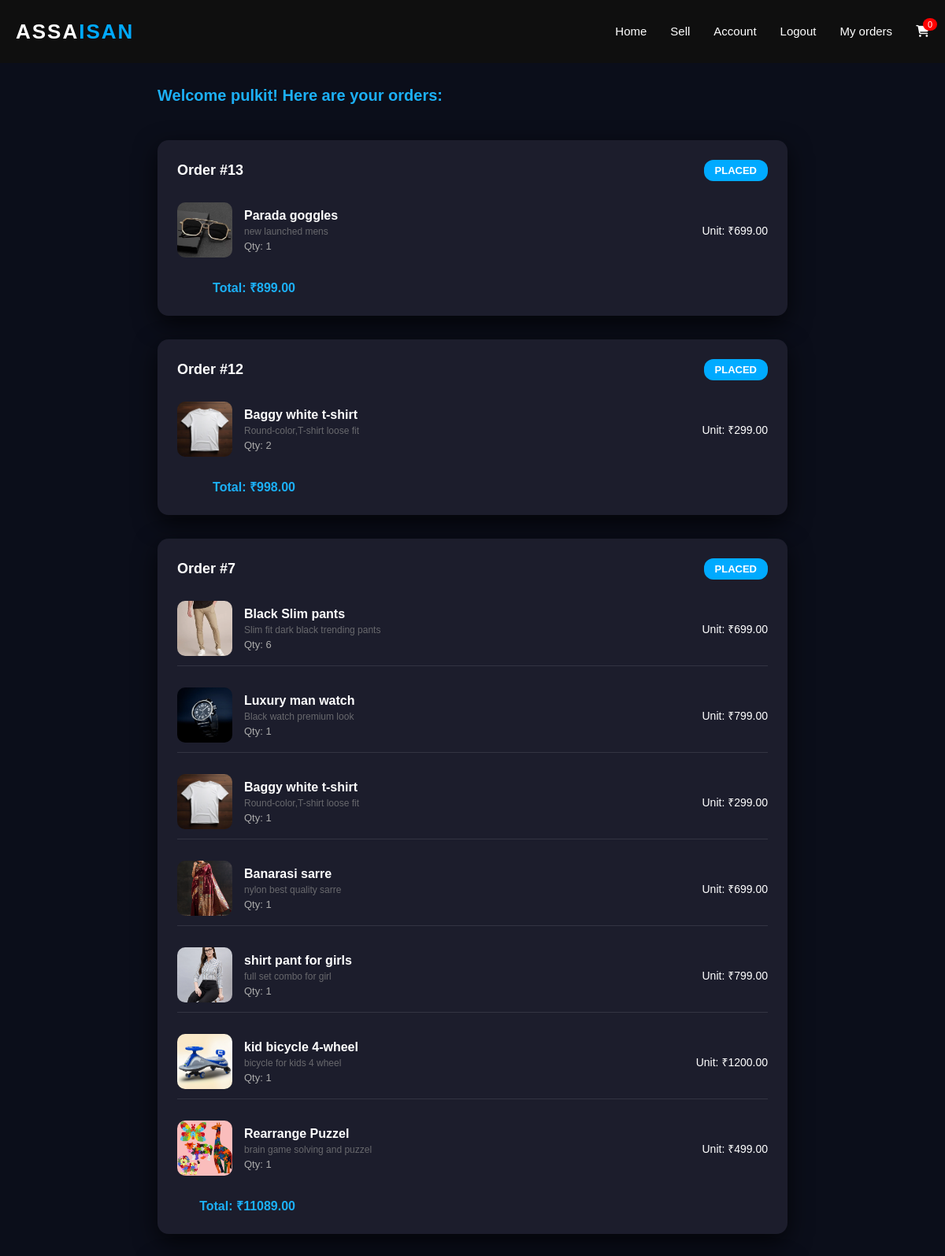
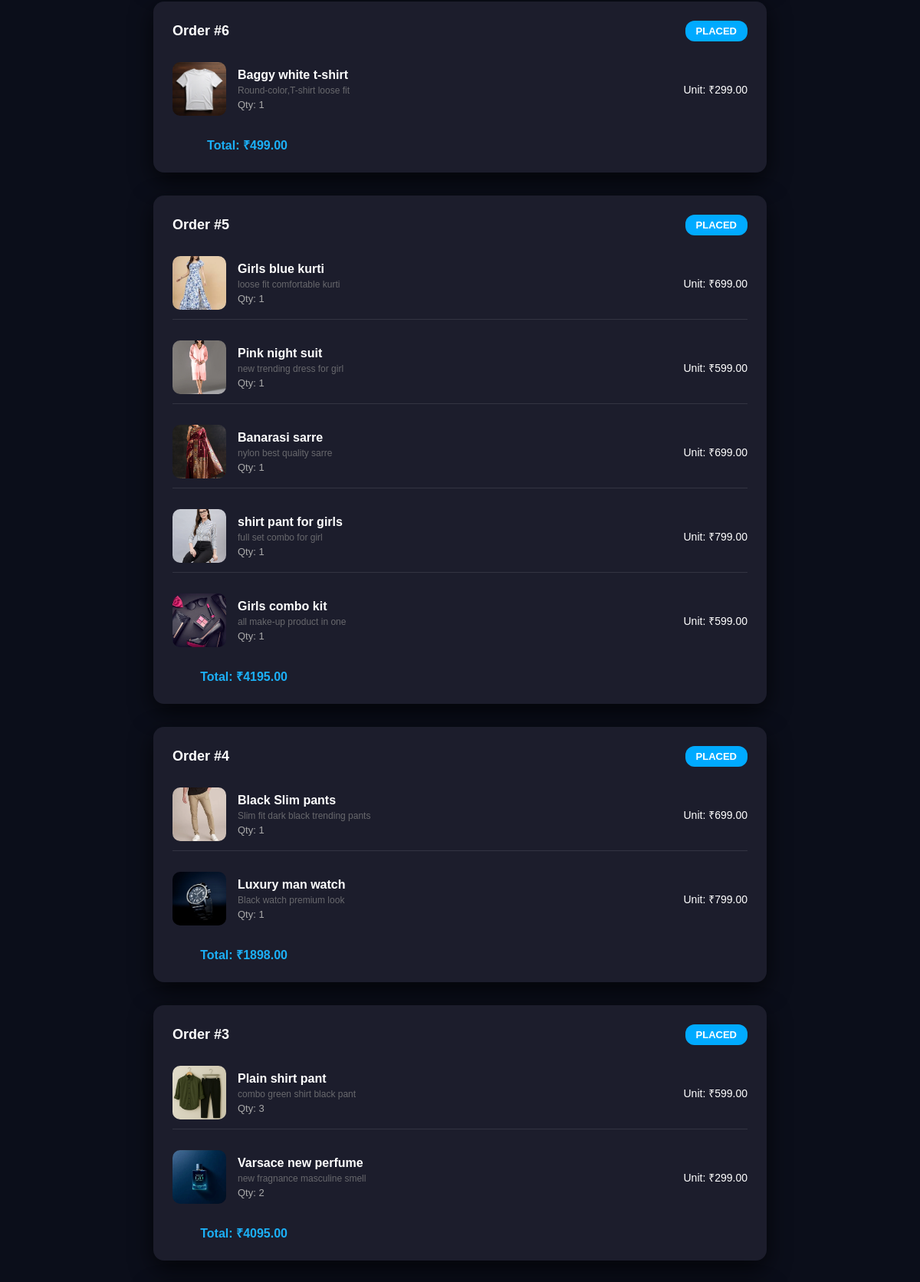
/my-orders/ (signed in, upper part), run on the app's committed database (2 pictures, top to bottom).
### shop/models.py (models this page shows, shortened)
class Order(models.Model):
    STATUS_CHOICES = [
        ("Pending", "Pending"),
        ("Placed", "Placed"),
        ("Shipped", "Shipped"),
        ("Delivered", "Delivered"),
        ("Cancelled", "Cancelled"),
    ]
    user = models.ForeignKey(User, on_delete=models.CASCADE)
    total_price = models.DecimalField(max_digits=10, decimal_places=2)
    status = models.CharField(max_length=20, choices=STATUS_CHOICES, default="Pending")
    created_at = models.DateTimeField(auto_now_add=True)

class OrderItem(models.Model):
    order = models.ForeignKey(Order, on_delete=models.CASCADE, related_name="items")
    product = models.ForeignKey(Product, on_delete=models.CASCADE)
    quantity = models.PositiveIntegerField(default=1)
    price = models.DecimalField(max_digits=10, decimal_places=2)

class Product(models.Model):
    title = models.CharField(max_length=200)
    price = models.DecimalField(max_digits=10, decimal_places=2)
    discount_price = models.DecimalField(max_digits=10, decimal_places=2, blank=True, null=True)
    short_description = models.CharField(max_length=300)
    long_description = models.TextField()
    category = models.CharField(max_length=20,choices=CATEGORY_CHOICES)
    image = models.ImageField(upload_to="products/")
    stock = models.IntegerField(default=1)
    updated_at = models.DateTimeField(auto_now=True)
    listed_by=models.CharField(blank=True,default="")
    listed_date=models.DateField(blank=True,auto_now_add="",null=True)

### shop/views.py (the view)
# urls.py: path('my-orders/', views.my_orders, name='my_orders'),
@login_required
def my_orders(request):
    orders = Order.objects.filter(user=request.user).order_by('-id')  # latest first
    orders_with_items = []
    for order in orders:
        items = order.items.all()  # <--- related_name ke through
        orders_with_items.append({
            'order': order,
            'items': items
        })
    context = {
        'orders_with_items': orders_with_items
    }
    return render(request, 'my_orders.html', context)

### shop/context_processors.py (called while the page is built)
def cart_data(request):
    cart = request.session.get("cart", {})
    return {
        "cart_count": len(cart)
    }

### shop/templates/my_orders.html
{% extends 'navbase.html' %}
{% load static %}
{% block content %}
<div class="container">
    {% if orders_with_items %}
        <div class="welcome-msg">
            Welcome {{ user.get_full_name|default:user.username }}! Here are your orders:
        </div>
        {% for entry in orders_with_items %}
        {% with order=entry.order items=entry.items %}
        <div class="order-card">
            <div class="order-header">
                <h3>Order #{{ order.id }}</h3>
                <span class="status-badge status-{{ order.status|lower }}">{{ order.status }}</span>
            </div>
            <div class="order-items">
                {% for item in items %}
                <div class="item-row">
                    <div class="item-img">
                        <img src="{{ item.product.image.url }}" alt="{{ item.product.title }}">
                    </div>
                    <div class="item-info">
                        <h4>{{ item.product.title }}</h4>
                        <p class="short-desc">{{ item.product.short_description|default:"No description" }}</p>
                        <p>Qty: {{ item.quantity }}</p>
                    </div>
                    <div class="item-price">
                        <span>Unit: ₹{{ item.product.discount_price|floatformat:2 }}</span>
                    </div>
                </div>
                {% endfor %}
            </div>
            <div class="order-totalh">
                Total: ₹{{ order.total_price|floatformat:2 }}
            </div>
        </div>
        {% endwith %}
        {% endfor %}
    {% else %}
        <div class="empty-msg">
            <p>No orders yet!</p>
            <a href="{% url 'home' %}" class="shop-btn">Go Shopping</a>
        </div>
    {% endif %}
</div>
{% endblock %}

### shop/static/css/layout.css (style rules this page uses)
* { box-sizing: border-box; margin: 0; padding: 0; }
body { font-family: 'Poppins', sans-serif; }

### shop/static/css/new.css (style rules this page uses)
* { box-sizing: border-box; font-family: "Poppins", sans-serif; }
body { background: #0b0f1a; color: #fff; }
html { scroll-behavior: smooth; }
.short-desc { font-size: 13px; opacity: 0.7; margin-bottom: 12px; }

### shop/static/css/product_detail.css (style rules this page uses)
body { margin:0; font-family:'Segoe UI',sans-serif; background:#0b0e1a; color:#fff; }

### shop/static/css/cart_dark.css (style rules this page uses)
body { background: #0b0f1a; font-family: Arial, sans-serif; color: #fff; margin: 0; }

### shop/static/css/addproducts.css (style rules this page uses)
body { background: #0b0f1a; font-family: Arial, sans-serif; color: #fff; margin: 0; }

### shop/static/css/my_orders.css (style rules this page uses)
body { background: #0b0e1a; color: #fff; font-family: 'Segoe UI', sans-serif; margin: 0; }
.container { max-width: 950px; min-width: 800px; margin: 30px auto; display: flex; flex-direction: column; gap: 30px; padding-bottom: 50px; }
.welcome-msg { font-size: 20px; font-weight: 600; margin-bottom: 15px; color: #1cb0f6; }
.order-card { background: #1c1d2c; border-radius: 14px; padding: 25px; box-shadow: 0 10px 30px rgba(0,0,0,0.7); transition: transform .3s, box-shadow .3s; }
.order-header { display: flex; justify-content: space-between; align-items: center; margin-bottom: 15px; }
.order-header h3 { margin: 0; font-size: 18px; }
.status-badge { padding: 6px 14px; border-radius: 12px; font-size: 13px; font-weight: 600; color: #fff; text-transform: uppercase; }
.status-placed { background: #0af; }
.order-items { margin-top: 15px; display: flex; flex-direction: column; gap: 15px; }
.item-row { display: flex; align-items: center; justify-content: space-between; padding: 12px 0; border-bottom: 1px solid rgba(255,255,255,0.1); }
.item-row:last-child { border-bottom: none; }
.item-img { width: 70px; height: 70px; border-radius: 10px; overflow: hidden; margin-right: 15px; flex-shrink: 0; }
.item-img img { width: 100%; height: 100%; object-fit: cover; transition: transform .2s; }
.item-info { flex: 1; display: flex; flex-direction: column; gap: 4px; }
.item-info h4 { margin: 0; font-size: 16px; }
.item-info p { margin: 0; font-size: 13px; color: #aaa; }
.item-info .short-desc { font-size: 12px; color: #888; }
.item-price { text-align: right; min-width: 120px; font-size: 14px; font-weight: 500; display: flex; flex-direction: column; gap: 3px; }
.item-price span { display: block; }
.order-totalh { text-align: right; margin-top: 15px; font-weight: 600; font-size: 16px; color: #1cb0f6; width: 150px; }

### data on the page
Order: order.id "13", order.status "PLACED", order.total_price "899.00"
OrderItem: product.image (picture), product "Parada goggles", product.short_description "new launched mens", quantity "1", product.discount_price "699.00"
Order: order.id "12", order.status "PLACED", order.total_price "998.00"
OrderItem: product.image (picture), product "Baggy white t-shirt", product.short_description "Round-color,T-shirt loose fit", quantity "2", product.discount_price "299.00"
Order: order.id "7", order.status "PLACED", order.total_price "11089.00"
OrderItem: product.image (picture), product "Black Slim pants", product.short_description "Slim fit dark black trending pants", quantity "6", product.discount_price "699.00"
OrderItem: product.image (picture), product "Luxury man watch", product.short_description "Black watch premium look", quantity "1", product.discount_price "799.00"
OrderItem: product.image (picture), product "Baggy white t-shirt", product.short_description "Round-color,T-shirt loose fit", quantity "1", product.discount_price "299.00"
OrderItem: product.image (picture), product "Banarasi sarre", product.short_description "nylon best quality sarre", quantity "1", product.discount_price "699.00"
OrderItem: product.image (picture), product "shirt pant for girls", product.short_description "full set combo for girl", quantity "1", product.discount_price "799.00"
OrderItem: product.image (picture), product "kid bicycle 4-wheel", product.short_description "bicycle for kids 4 wheel", quantity "1", product.discount_price "1200.00"
OrderItem: product.image (picture), product "Rearrange Puzzel", product.short_description "brain game solving and puzzel", quantity "1", product.discount_price "499.00"
Order: order.id "6", order.status "PLACED", order.total_price "499.00"
OrderItem: product.image (picture), product "Baggy white t-shirt", product.short_description "Round-color,T-shirt loose fit", quantity "1", product.discount_price "299.00"
Order: order.id "5", order.status "PLACED", order.total_price "4195.00"
OrderItem: product.image (picture), product "Girls blue kurti", product.short_description "loose fit comfortable kurti", quantity "1", product.discount_price "699.00"
OrderItem: product.image (picture), product "Pink night suit", product.short_description "new trending dress for girl", quantity "1", product.discount_price "599.00"
OrderItem: product.image (picture), product "Banarasi sarre", product.short_description "nylon best quality sarre", quantity "1", product.discount_price "699.00"
OrderItem: product.image (picture), product "shirt pant for girls", product.short_description "full set combo for girl", quantity "1", product.discount_price "799.00"
OrderItem: product.image (picture), product "Girls combo kit", product.short_description "all make-up product in one", quantity "1", product.discount_price "599.00"
Order: order.id "4", order.status "PLACED", order.total_price "1898.00"
OrderItem: product.image (picture), product "Black Slim pants", product.short_description "Slim fit dark black trending pants", quantity "1", product.discount_price "699.00"
OrderItem: product.image (picture), product "Luxury man watch", product.short_description "Black watch premium look", quantity "1", product.discount_price "799.00"
Order: order.id "3", order.status "PLACED", order.total_price "4095.00"
OrderItem: product.image (picture), product "Plain shirt pant", product.short_description "combo green shirt black pant", quantity "3", product.discount_price "599.00"
OrderItem: product.image (picture), product "Varsace new perfume", product.short_description "new fragnance masculine smell", quantity "2", product.discount_price "299.00"

### other printed values
{{ cart_count }} "0"
{{ user.get_full_name|default:user.username }} "pulkit"
